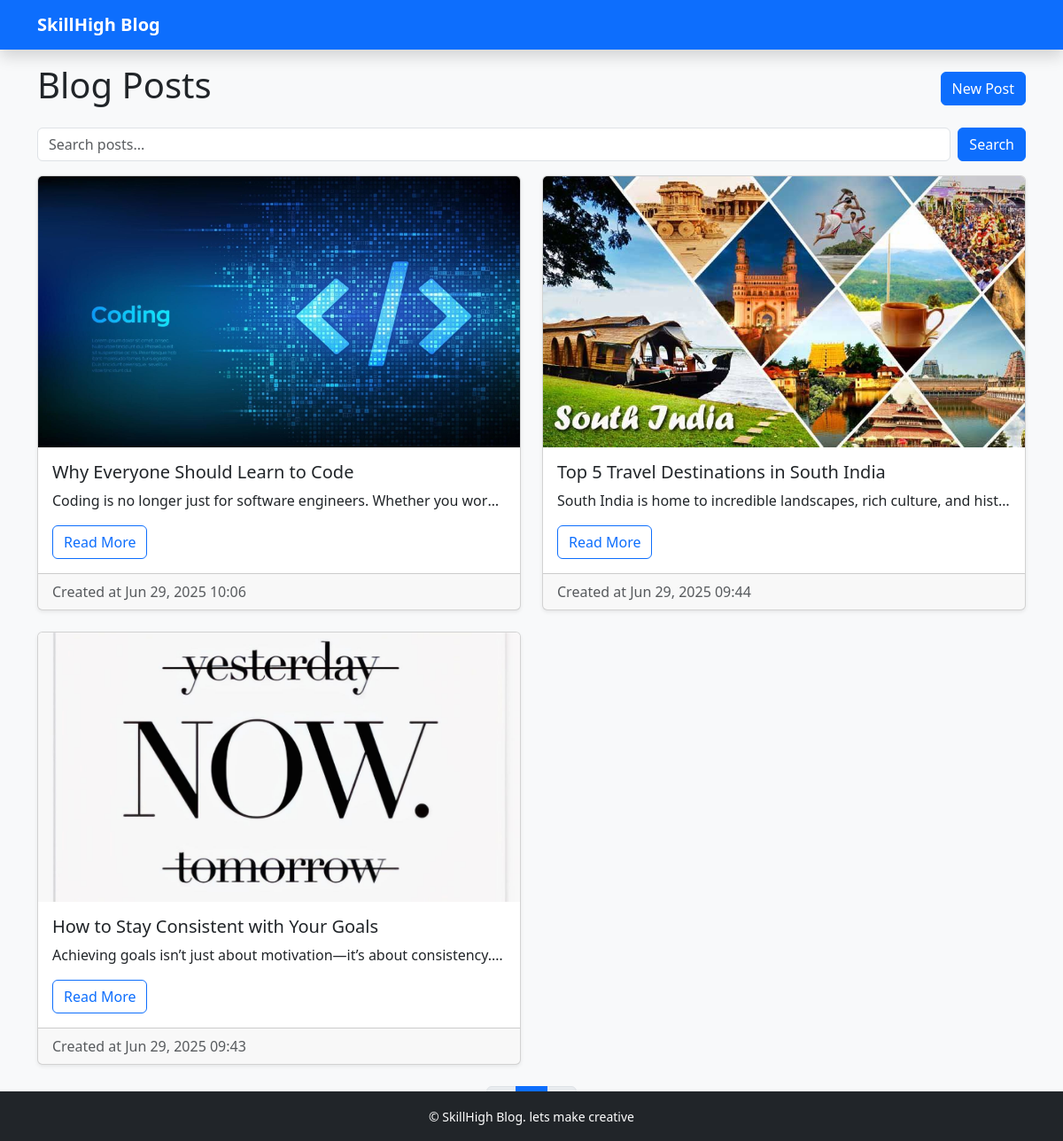
Screenshot of /blog/ with the database file from the repository.
### blog/models.py (models this page shows, shortened)
class Post(models.Model):
    title = models.CharField(max_length=200)
    content = models.TextField()
    image = models.ImageField(upload_to='post_images/', blank=True, null=True)
    created_at = models.DateTimeField(auto_now_add=True)
    updated_at = models.DateTimeField(auto_now=True)
    def get_absolute_url(self):
        return reverse('blog:post_detail', kwargs={'pk': self.pk})

### blog/views.py (the view)
# urls.py: path('', views.post_list, name='post_list'),
def post_list(request):
    query = request.GET.get('q')
    posts = Post.objects.all().order_by('-created_at')
    if query:
        posts = posts.filter(Q(title__icontains=query) | Q(content__icontains=query))
    paginator = Paginator(posts, 5)  # 5 posts per page
    page_number = request.GET.get('page')
    page_obj = paginator.get_page(page_number)
    return render(request, 'blog/post_list.html', {'posts': page_obj})

### templates/blog/post_list.html (shortened to what this page needs)
{% extends 'base.html' %}
{% block content %}
<div class="d-flex justify-content-between align-items-center mb-3">
    <h1>Blog Posts</h1>
    <a href="{% url 'blog:post_new' %}" class="btn btn-primary">New Post</a>
</div>
<form method="get" action="{% url 'blog:post_list' %}" class="mb-3 d-flex">
    <input type="text" name="q" placeholder="Search posts..." value="{{ request.GET.q }}" class="form-control me-2" />
    <button type="submit" class="btn btn-primary">Search</button>
</form>
{% if posts %}
    <div class="row row-cols-1 row-cols-md-2 g-4">
        {% for post in posts %}
            <div class="col">
                <div class="card h-100 shadow-sm">
                    {% if post.image %}
                        <img src="{{ post.image.url }}" class="card-img-top" alt="{{ post.title }}">
                    {% endif %}
                    <div class="card-body d-flex flex-column">
                        <h5 class="card-title">{{ post.title }}</h5>
                        <p class="card-text text-truncate">{{ post.content|truncatewords:30 }}</p>
                        <a href="{{ post.get_absolute_url }}" class="btn btn-outline-primary mt-auto align-self-start">Read More</a>
                    </div>
                    <div class="card-footer text-muted">
                        Created at {{ post.created_at|date:"M d, Y H:i" }}
                    </div>
                </div>
            </div>
        {% endfor %}
    </div>
    <nav aria-label="Page navigation" class="mt-4">
        <ul class="pagination justify-content-center">
            {% if posts.has_previous %}
                <li class="page-item">
                    <a class="page-link" href="?{% if request.GET.q %}q={{ request.GET.q }}&{% endif %}page={{ posts.previous_page_number }}" aria-label="Previous">
                        <span aria-hidden="true">&laquo;</span>
                    </a>
                </li>
            {% else %}
                <li class="page-item disabled">
                    <span class="page-link">&laquo;</span>
                </li>
            {% endif %}
            {% for num in posts.paginator.page_range %}
                {% if posts.number == num %}
                    <li class="page-item active" aria-current="page"><span class="page-link">{{ num }}</span></li>
                {% else %}
                    <li class="page-item"><a class="page-link" href="?{% if request.GET.q %}q={{ request.GET.q }}&{% endif %}page={{ num }}">{{ num }}</a></li>
                {% endif %}
            {% endfor %}
            {% if posts.has_next %}
                <li class="page-item">
                    <a class="page-link" href="?{% if request.GET.q %}q={{ request.GET.q }}&{% endif %}page={{ posts.next_page_number }}" aria-label="Next">
                        <span aria-hidden="true">&raquo;</span>
                    </a>
                </li>
            {% else %}
                <li class="page-item disabled">
                    <span class="page-link">&raquo;</span>
                </li>
            {% endif %}
        </ul>
    </nav>
{% else %}
    <p>No blog posts available.</p>
{% endif %}
{% endblock %}

### templates/base.html (shortened to what this page needs)
{% load static %}
<!DOCTYPE html>
<html lang="en">
<head>
    <link href="https://cdn.jsdelivr.net/npm/bootstrap@5.3.0/dist/css/bootstrap.min.css" rel="stylesheet" />
</head>
<body class="pt-5 bg-light">
<nav class="navbar navbar-expand-lg navbar-dark bg-primary fixed-top shadow">
  <div class="container">
    <a class="navbar-brand fw-bold" href="{% url 'blog:post_list' %}">SkillHigh Blog</a>
    <div class="collapse navbar-collapse" id="navbarNav">
      <ul class="navbar-nav ms-auto">
          <li class="nav-item">
            <a class="nav-link" href="{% url 'blog:post_new' %}"></a>
          </li>
      </ul>
    </div>
  </div>
</nav>
<div class="container my-4">
    {% block content %}
    {% endblock %}
</div>
<footer class="bg-dark text-white py-3 fixed-bottom">
    <div class="container text-center">
        <small>&copy; SkillHigh Blog. lets make creative</small>
    </div>
</footer>
</body>
</html>

### rows the page displays
Post: image (picture), title "Why Everyone Should Learn to Code", content "Coding is no longer just for software engineers. Whether you wor…", created_at "Jun 29, 2025 10:06"
Post: image (picture), title "Top 5 Travel Destinations in South India", content "South India is home to incredible landscapes, rich culture, and hist…", created_at "Jun 29, 2025 09:44"
Post: image (picture), title "How to Stay Consistent with Your Goals", content "Achieving goals isn’t just about motivation—it’s about consistency.…", created_at "Jun 29, 2025 09:43"
